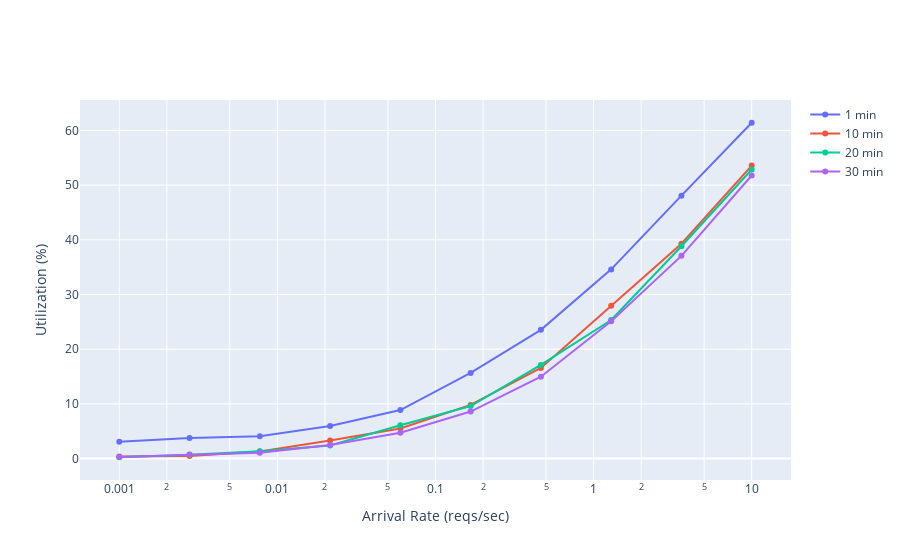

The cell this chart's notebook holds for it:
### Code cell
plot_fig_for_col('utilization_percent', 'Utilization (%)')

### Figure 1 — Plotly figure (JSON) as saved in the notebook; plotly's stock layout.template omitted (floating-point values rounded to 4 significant figures)
{"data": [{"mode": "markers+lines", "name": "1 min", "type": "scatter", "x": [0.001, 0.002783, 0.007743, 0.02154, 0.05995, 0.1668, 0.4642, 1.292, 3.594, 10], "y": [3.076, 3.753, 4.098, 5.971, 8.877, 15.67, 23.54, 34.59, 48.08, 61.4]}, {"mode": "markers+lines", "name": "10 min", "type": "scatter", "x": [0.001, 0.002783, 0.007743, 0.02154, 0.05995, 0.1668, 0.4642, 1.292, 3.594, 10], "y": [0.4, 0.4631, 1.297, 3.314, 5.504, 9.812, 16.58, 27.96, 39.27, 53.56]}, {"mode": "markers+lines", "name": "20 min", "type": "scatter", "x": [0.001, 0.002783, 0.007743, 0.02154, 0.05995, 0.1668, 0.4642, 1.292, 3.594, 10], "y": [0.2453, 0.6969, 1.325, 2.392, 6.087, 9.602, 17.12, 25.34, 38.82, 52.85]}, {"mode": "markers+lines", "name": "30 min", "type": "scatter", "x": [0.001, 0.002783, 0.007743, 0.02154, 0.05995, 0.1668, 0.4642, 1.292, 3.594, 10], "y": [0.3096, 0.7254, 1.063, 2.467, 4.712, 8.598, 14.97, 25.12, 37.06, 51.75]}], "layout": {"xaxis": {"title": {"text": "Arrival Rate (reqs/sec)"}, "type": "log"}, "yaxis": {"title": {"text": "Utilization (%)"}}}}
